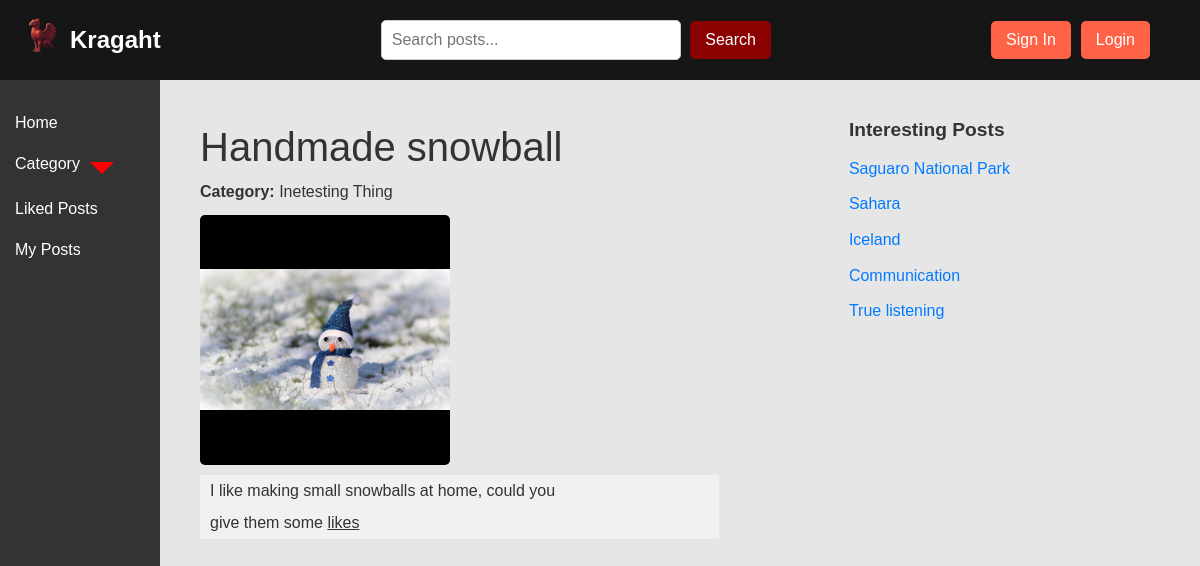
The app's page /post/handmade-snowball/ with its own data.
### posts/models.py (models this page shows, shortened)
class Post(models.Model):
    title = models.CharField(max_length=100)
    slug = models.SlugField(max_length=255, unique=True, db_index=True, verbose_name='URL')
    content = RichTextField()  # CKEditor
    author = models.ForeignKey(User, on_delete=models.CASCADE, null=True)
    category = models.ForeignKey('Category', on_delete=models.SET_NULL, blank=True, null=True)
    photo = models.ImageField(upload_to='post_photos/', blank=True, null=True)
    time_create = models.DateTimeField(auto_now=True)
    time_update = models.DateTimeField(auto_now=True)
    likes = models.ManyToManyField(User, related_name='liked_posts', blank=True)

class Category(models.Model):
    name = models.CharField(max_length=100)
    slug = models.SlugField(max_length=255, unique=True, db_index=True, verbose_name='URL')
    def __str__(self):
        return self.name
    def get_absolute_url(self):
        return reverse('posts:category_posts', kwargs={'category_slug': self.slug})

### posts/views.py (the view)
# urls.py: path('post/<slug:post_slug>/', views.post_detail, name='post_detail'),
def post_detail(request, post_slug):
    post = get_object_or_404(Post, slug=post_slug)
    similar_posts = Post.objects.exclude(id=post.id)[:5]
    categories = Category.objects.all()
    return render(request, 'posts/post_detail.html', {
        'post': post,
        'similar_posts': similar_posts,
        'categories': categories,
    })

### posts/templates/posts/post_detail.html (shortened to what this page needs)
{% extends 'posts/base.html' %}
{% block content %}
<div class="post-detail-container">
    <div class="main-post">
        <div class="det-post-title">{{ post.title }}</div>
        <p><strong>Category:</strong> {{ post.category }}</p>
        {% if post.photo %}
            <div class="post-image-wrapper">
                <img src="{{ post.photo.url }}" alt="Post Photo">
            </div>
        {% endif %}
        <div class="post-content">
            {{ post.content|safe }}
        </div>
    </div>
    <aside class="similar-posts">
        <h3>Interesting Posts</h3>
        <ul>
            {% for similar_post in similar_posts %}
                <li><a href="{% url 'posts:post_detail' similar_post.slug %}">{{ similar_post.title }}</a></li>
            {% empty %}
                <li>No similar posts found.</li>
            {% endfor %}
        </ul>
    </aside>
</div>
{% endblock %}

### posts/static/posts/css/css_styles.css (style rules this page uses)
* { margin: 0; padding: 0; box-sizing: border-box; }
body { font-family: Arial, sans-serif; line-height: 1.6; background-color: #e6e6e6; color: #333; height: 100vh; min-height: 100vh; display: flex; flex-direction: column; overflow-x: hidden; overflow-y: scroll; }
p { width: 70%; }
a { color: white; text-decoration: none; margin-bottom: 5px; }
.post-content { flex: 1; line-height: 32px; background: rgb(241 241 241); padding-left: 10px; padding-right: 10px; }
.det-post-title { display: block; font-size: 40px; }
.post-image-wrapper { width: 250px; height: 250px; background-color: #000; display: flex; justify-content: center; align-items: center; overflow: hidden; margin: 10px 0; border-radius: 5px; }
.post-image-wrapper img { width: 100%; height: 100%; object-fit: contain; }
.post-detail-container { display: flex; gap: 20px; margin-top: 20px; flex-direction: row; }
.main-post { padding: 15px; border-radius: 5px; margin-left: 20px; }
.similar-posts { flex: 1; padding: 15px; border-radius: 5px; margin-left: 80px; margin-right: 20px; }
.similar-posts h3 { width: 120% margin-bottom: 10px; font-size: 1.2rem; color: #333; }
.similar-posts ul { list-style: none; padding: 0; }
.similar-posts li { margin: 10px 0; }
.similar-posts a { text-decoration: none; color: #007BFF; transition: color 0.3s ease; }

### records on screen
Post: title "Handmade snowball", category "Inetesting Thing", photo (picture), content "I like making small snowballs at home, could you give them some likes"
Post: title "Saguaro National Park"
Post: title "Sahara"
Post: title "Iceland"
Post: title "Communication"
Post: title "True listening"
